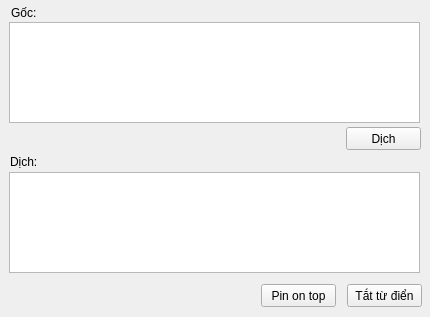
<?xml version="1.0" encoding="UTF-8"?>
<ui version="4.0">
 <class>Form</class>
 <widget class="QWidget" name="Form">
  <property name="geometry">
   <rect>
    <x>0</x>
    <y>0</y>
    <width>430</width>
    <height>317</height>
   </rect>
  </property>
  <property name="windowTitle">
   <string>Form</string>
  </property>
  <widget class="QPlainTextEdit" name="plainTextEdit">
   <property name="geometry">
    <rect>
     <x>9</x>
     <y>172</y>
     <width>411</width>
     <height>101</height>
    </rect>
   </property>
   <property name="font">
    <font>
     <pointsize>12</pointsize>
    </font>
   </property>
   <property name="readOnly">
    <bool>true</bool>
   </property>
  </widget>
  <widget class="QPushButton" name="pushButton">
   <property name="geometry">
    <rect>
     <x>346</x>
     <y>127</y>
     <width>75</width>
     <height>23</height>
    </rect>
   </property>
   <property name="text">
    <string>Dịch</string>
   </property>
  </widget>
  <widget class="QPushButton" name="pushButton_2">
   <property name="geometry">
    <rect>
     <x>261</x>
     <y>284</y>
     <width>75</width>
     <height>23</height>
    </rect>
   </property>
   <property name="text">
    <string>Pin on top</string>
   </property>
  </widget>
  <widget class="QPushButton" name="pushButton_3">
   <property name="geometry">
    <rect>
     <x>347</x>
     <y>284</y>
     <width>75</width>
     <height>23</height>
    </rect>
   </property>
   <property name="text">
    <string>Tắt từ điển</string>
   </property>
  </widget>
  <widget class="QPlainTextEdit" name="plainTextEdit_2">
   <property name="geometry">
    <rect>
     <x>9</x>
     <y>22</y>
     <width>411</width>
     <height>101</height>
    </rect>
   </property>
   <property name="font">
    <font>
     <pointsize>12</pointsize>
    </font>
   </property>
  </widget>
  <widget class="QLabel" name="label">
   <property name="geometry">
    <rect>
     <x>11</x>
     <y>6</y>
     <width>47</width>
     <height>13</height>
    </rect>
   </property>
   <property name="text">
    <string>Gốc:</string>
   </property>
  </widget>
  <widget class="QLabel" name="label_2">
   <property name="geometry">
    <rect>
     <x>10</x>
     <y>155</y>
     <width>47</width>
     <height>13</height>
    </rect>
   </property>
   <property name="text">
    <string>Dịch:</string>
   </property>
  </widget>
 </widget>
 <resources/>
 <connections/>
</ui>
